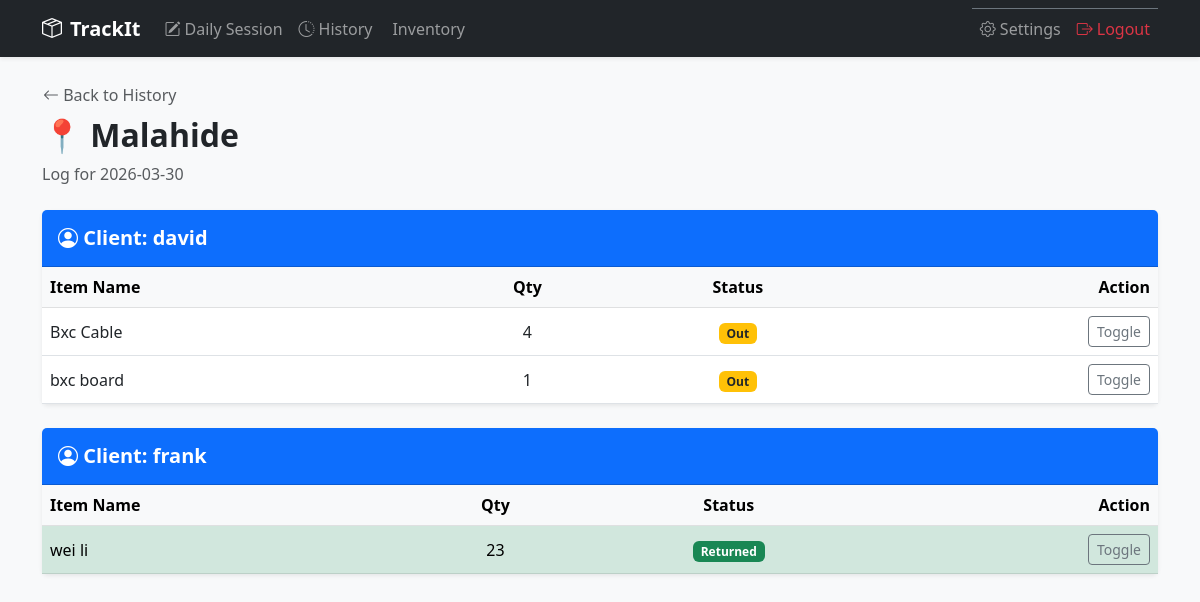
/history/2026-03-30/2 (signed in), run on an earlier commit of the app's database.
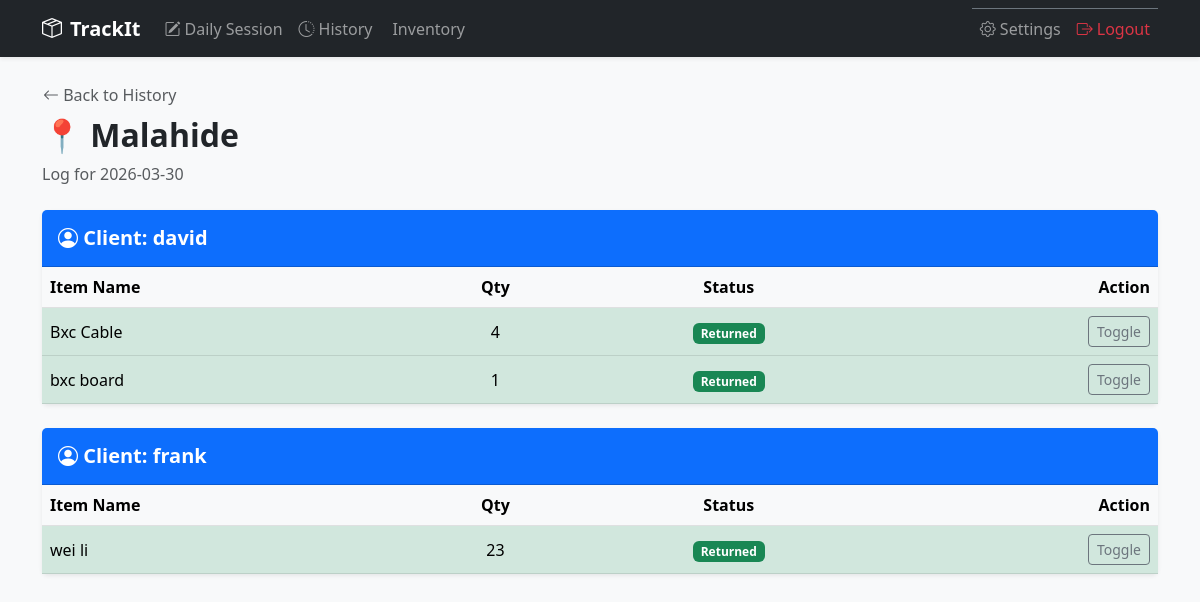
And on a later commit of the database.
### models.py (models this page shows)
class DayRecord(db.Model):
    __tablename__ = 'day_record'
    id = db.Column(db.Integer, primary_key=True)
    timestamp = db.Column(db.DateTime, default=datetime.utcnow)
    item_id = db.Column(db.Integer, db.ForeignKey('item.id'))
    place_id = db.Column(db.Integer, db.ForeignKey('place.id'))
    client_id = db.Column(db.Integer, db.ForeignKey('client.id'))
    user_id = db.Column(db.Integer, db.ForeignKey('user.id'))
    quantity_out = db.Column(db.Integer, nullable=False)
    is_returned = db.Column(db.Boolean, default=False)
    item = db.relationship('Item', backref='records')
    place = db.relationship('Place', backref='records')
    client = db.relationship('Client', backref='records')

class Item(db.Model):
    id = db.Column(db.Integer, primary_key=True)
    name = db.Column(db.String(100), nullable=False)
    quantity = db.Column(db.Integer, default=0)
    user_id = db.Column(db.Integer, db.ForeignKey('user.id'))

### app.py (the view)
@app.route('/history/<ts>/<int:place_id>')
def session_details(ts, place_id):
    if 'user_id' not in session:
        return redirect(url_for('login'))
    place = Place.query.get_or_404(place_id)
    records = DayRecord.query.filter(
        func.date(DayRecord.timestamp) == ts,
        DayRecord.place_id == place_id
    ).all()
    grouped_data = {}
    for r in records:
        client_name = r.client.name
        if client_name not in grouped_data:
            grouped_data[client_name] = []
        grouped_data[client_name].append(r)
    return render_template('session_details.html',
                           grouped_data=grouped_data,
                           place=place,
                           ts=ts)

### templates/session_details.html
{% extends "base.html" %}
{% block content %}
<div class="mb-4">
    <a href="{{ url_for('history') }}" class="btn btn-link p-0 text-decoration-none text-muted"><i class="bi bi-arrow-left"></i> Back to History</a>
    <h2 class="fw-bold mt-2">📍 {{ place.name }}</h2>
    <p class="text-muted">Log for {{ ts }}</p>
</div>
{% for client_name, items in grouped_data.items() %}
<div class="card shadow-sm border-0 mb-4">
    <div class="card-header bg-primary text-white py-3">
        <h5 class="mb-0 fw-bold"><i class="bi bi-person-circle"></i> Client: {{ client_name }}</h5>
    </div>
    <div class="table-responsive">
        <table class="table align-middle mb-0">
            <thead class="table-light">
                <tr><th>Item Name</th><th class="text-center">Qty</th><th class="text-center">Status</th><th class="text-end">Action</th></tr>
            </thead>
            <tbody>
                {% for r in items %}
                <tr class="{{ 'table-success' if r.is_returned else '' }}">
                    <td>{{ r.item.name }}</td>
                    <td class="text-center">{{ r.quantity_out }}</td>
                    <td class="text-center">
                        <span class="badge {{ 'bg-success' if r.is_returned else 'bg-warning text-dark' }}">
                            {{ 'Returned' if r.is_returned else 'Out' }}
                        </span>
                    </td>
                    <td class="text-end">
                        <a href="{{ url_for('toggle_return', record_id=r.id) }}" class="btn btn-sm btn-outline-secondary">Toggle</a>
                    </td>
                </tr>
                {% endfor %}
            </tbody>
        </table>
    </div>
</div>
{% endfor %}
{% endblock %}

What changed in the data, as far as the page shows it:
changed DayRecord "Bxc Cable": is_returned "Out" → "Returned"
changed DayRecord "bxc board": is_returned "Out" → "Returned"
